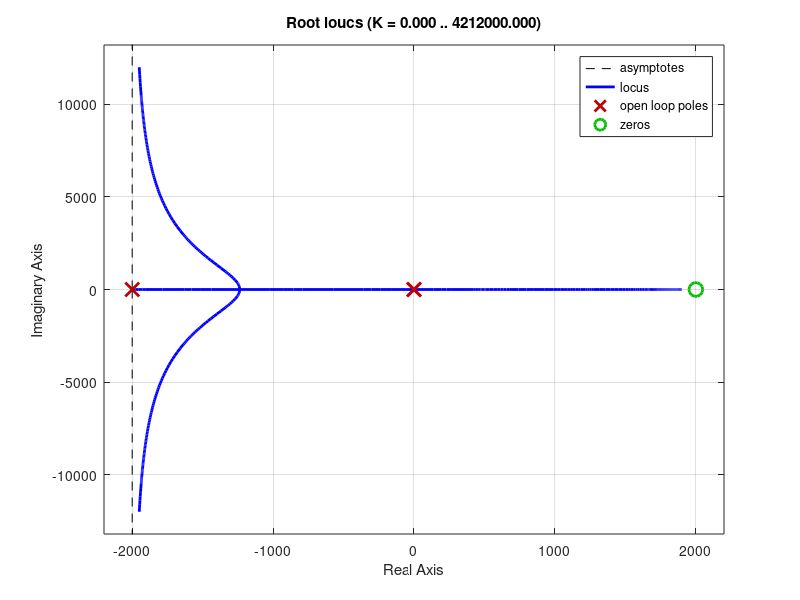

Write MATLAB code to recreate this figure. (Note: this script raises an error after producing the figure.)
%% Unstable zeros
sys = tf([-1 2000],[0.03 60 0 0]);

% For k >= 0
rlocus(sys)

% For k <= 0 
rlocus(-sys)

% Find a PD Controller
[C_pd, info] = pidtune(sys, 'PD');

% Closed loop system
tf_cl = minreal(feedback(C_pd*sys, 1));
[A, B, C, D] = tf2ss([-0.8665 1733 998.3], [1 1999 1733 998.3]);
sys_feedback = ss(A,B,C,D);

% Get the corresponding initial states for the state space
equations_matrix = [C*A;C];
initial_values = pinv(equations_matrix)*[0;-1];

% Response with initial values
initial(sys_feedback, initial_values,4)
%% Time Delay
k1 = 0.1;
k2 = 1;
k3 = 2;

tf_ol1 = tf(100*k1/3, [1 0.15 0]);
[Gm1,Pm1,Wcg1,Wcp1] = margin(tf_ol1);
max_time_delay1 = deg2rad(Pm1)/Wcp1;

tf_ol2 = tf(100*k2/3, [1 0.15 0]);
[Gm2,Pm2,Wcg2,Wcp2] = margin(tf_ol2);
max_time_delay2 = deg2rad(Pm2)/Wcp2;

tf_ol3 = tf(100*k3/3, [1 0.15 0]);
[Gm3,Pm3,Wcg3,Wcp3] = margin(tf_ol3);
max_time_delay3 = deg2rad(Pm3)/Wcp3;


delay = 1e-3;

tf_delay = tf(100/3,[1 0.15 0], 'InputDelay', delay);
feedback1 = feedback(k1*tf_delay, 1);
feedback2 = feedback(k2*tf_delay, 1);
feedback3 = feedback(k3*tf_delay, 1);
step(feedback1, 50)
hold on
step(feedback2, 50)
hold on
step(feedback3, 50)

legend('k=0.1', 'k=1', 'k=2')

%% Nyquist plot
sys_ndnd = tf(100, [3 0 0]);
subplot(2,2,1)
nyqlog(sys_ndnd)
title("No drag no delay: k_p >= 0")

sys_drag = tf(100, [3 0.45 0]);
subplot(2,2,2)
nyqlog(sys_drag)
title("Only drag: k_p >= 0")

sys_delay = tf([-0.1 200],[0.003 6 0 0]);
subplot(2,2,3)
nyqlog(sys_delay)
[Gm,Pm,Wcg,Wcp] = margin(sys_delay);
title("Only delay: No proportional gain could stablize it")

sys_dd = tf([-0.1 200], [0.003 6.00045 0.9 0]);
subplot(2,2,4)
nyqlog(sys_dd)
[Gm,Pm,Wcg,Wcp] = margin(sys_dd);
title("Drag + delay: 0 <= k_p <= 4.5")

%% PID Control
p1 = 1;
p2 = 2;
p3 = 4;

t1 = 1;
t2 = 2;
t3 = 4;

pi_ol1 = tf([1 p1], [0.03 0 0 0]);
pi_ol2 = tf([1 p2], [0.03 0 0 0]);
pi_ol3 = tf([1 p3], [0.03 0 0 0]);

subplot(2,3,1)
rlocus(pi_ol1)
title('PI Control with pi = 1')

subplot(2,3,2)
rlocus(pi_ol2)
title('PI Control with pi = 2')

subplot(2,3,3)
rlocus(pi_ol3)
title('PI Control with pi = 4')

pd_ol1 = tf([t1 1], [0.03 0 0]);
pd_ol2 = tf([t2 1], [0.03 0 0]);
pd_ol3 = tf([t3 1], [0.03 0 0]);

subplot(2,3,4)
rlocus(pd_ol1)
title('PD Control with T_d = 1')

subplot(2,3,5)
rlocus(pd_ol2)
title('PD Control with T_d = 2')

subplot(2,3,6)
rlocus(pd_ol3)
title('PD Control with T_d = 4')

%% Bode Plot
t1 = 1;
t2 = 2;
t3 = 4;

pd_ol_drag1 = tf([t1 1],[1 0.15 0]);
pd_ol_drag2 = tf([t2 1],[1 0.15 0]);
pd_ol_drag3 = tf([t3 1],[1 0.15 0]);

subplot(1,3,1)
bode(pd_ol_drag1)
title('PD control with drag for T_d = 1')
[Gm1,Pm1,Wcg1,Wcp1] = margin(pd_ol_drag1);

subplot(1,3,2)
bode(pd_ol_drag2)
title('PD control with drag for T_d = 2')
[Gm2,Pm2,Wcg2,Wcp2] = margin(pd_ol_drag2);

subplot(1,3,3)
bode(pd_ol_drag3)
title('PD control with drag for T_d = 4')
[Gm3,Pm3,Wcg3,Wcp3] = margin(pd_ol_drag3);


